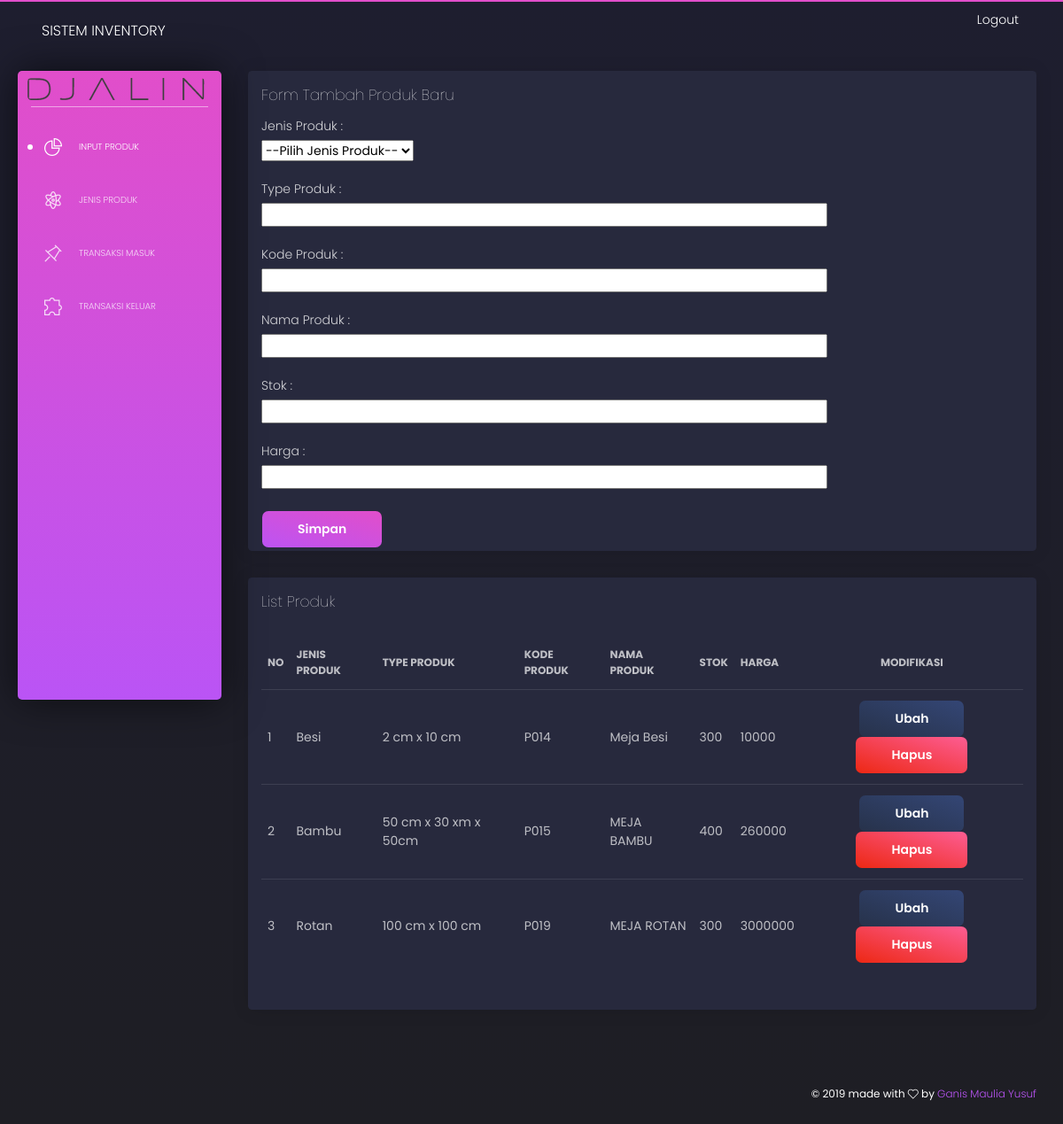
The app's page /index.php/produk with its own data.
### tables this page shows
CREATE TABLE IF NOT EXISTS `produk` (
  `kode_produk` varchar(50) NOT NULL,
  `kode_jenis` varchar(50) NOT NULL,
  `nama_produk` varchar(100) NOT NULL,
  `stok` int(100) NOT NULL,
  `harga` int(100) NOT NULL,
  `type_produk` varchar(100) NOT NULL,
  PRIMARY KEY (`kode_produk`)
);

CREATE TABLE IF NOT EXISTS `jenis` (
  `kode_jenis` varchar(50) NOT NULL,
  `nama_jenis` varchar(100) NOT NULL,
  PRIMARY KEY (`kode_jenis`)
);

### application/controllers/Produk.php (called while the page is built, shortened)
<?php
class Produk extends CI_Controller {
	function __construct()
			{
				$this->load->model('Login_m');
				$this->load->model('Produk_m');
				$this->load->helper('url');
			}
	public function index()
	{
		$data['produk']=$this->Produk_m->ambilData();
		$this->load->view('input_produk_v',$data);
	}
}

### index.php (called while the page is built, shortened)
<?php
require_once BASEPATH.'core/CodeIgniter.php';

### application/models/Produk_m.php (called while the page is built, shortened)
<?php
	class Produk_m extends CI_Model
	{
		public function ambilData(){
			$sql = "select * from produk as p inner join jenis as j on j.kode_jenis = p.kode_jenis";
			return $this->db->query($sql);
		}
	}
?>

### application/views/input_produk_v.php (the view, shortened to what this page needs)
<!DOCTYPE html>
<html lang="en">
<head>
  <link href="https://use.fontawesome.com/releases/v5.0.6/css/all.css" rel="stylesheet">
  <link href="<?php echo base_url();?>/assets/css/nucleo-icons.css" rel="stylesheet" />
  <link href="<?php echo base_url();?>/assets/css/black-dashboard.css?v=1.0.0" rel="stylesheet" />
  <link href="<?php echo base_url();?>/assets/demo/demo.css" rel="stylesheet" />
</head>
<body class="">
  <div class="wrapper">
    <div class="sidebar">
      <div class="sidebar-wrapper">
        <div class="logo">
          <img src="<?php echo base_url();?>/assets/img/djalin-logo.png" alt="Profile Photo">
        </div>
        <ul class="nav">
          <li class="active">
            <a href="<?php echo site_url(); ?>/Produk">
              <i class="tim-icons icon-chart-pie-36"></i>
              <p>Input Produk</p>
            </a>
          </li>
          <li>
            <a href="<?php echo site_url(); ?>/Login">
              <i class="tim-icons icon-atom"></i>
              <p>Jenis Produk</p>
            </a>
          </li>
          <li>
            <a href="<?php echo site_url(); ?>/Transaksi_masuk">
              <i class="tim-icons icon-pin"></i>
              <p>Transaksi Masuk</p>
            </a>
          </li>
          <li>
              <a href="<?php echo site_url(); ?>/Transaksi_keluar">
              <i class="tim-icons icon-puzzle-10"></i>
              <p>Transaksi Keluar</p>
            </a>
          </li>
        </ul>
      </div>
    </div>
    <div class="main-panel">
      <nav class="navbar navbar-expand-lg navbar-absolute navbar-transparent">
        <div class="container-fluid">
          <div class="navbar-wrapper">
            <a class="navbar-brand" href="<?php echo base_url();?>"javascript:void(0)">Sistem Inventory</a>
          </div>
          <div class="collapse navbar-collapse" id="navigation">
            <ul class="navbar-nav ml-auto">
              <li class="search-bar input-group">
               <a href="<?php echo site_url('Login_user/logout');?>">Logout</a>
              </li>
            </ul>
          </div>
        </div>
      </nav>
      <div class="content">
        <div class="row">
          <div class="col-md-12">
            <div class="card">
              <div class="card-header">
                <h4 class="card-title">Form Tambah Produk Baru</h4>
                  <p>Jenis Produk   :</p>
                  <form action="<?php echo site_url(); ?>/Produk/tambah_produk" method=post>
                    <select name="kode_jenis" id="kode_jenis" required >
                      <option value="">--Pilih Jenis Produk--</option>
                    </select>
                    <br /><br />
                    <p>Type Produk   :</p>
                    <input type="text" name="type_produk" size="50" required><br /><br />
                    <p>Kode Produk   :</p>
                    <input type="text" name="kode_produk" size="50" required><br /><br />
                    <p>Nama Produk   :</p>
                    <input type="text" name="nama_produk" size="50" required><br /><br />
                    <p>Stok          :</p>
                    <input type="text" name="stok" size="50" required><br /><br />
                    <p>Harga         :</p>
                    <input type="text" name="harga" size="50" required><br /><br />
                    <input type="submit" value="Simpan" button type="button" class="btn btn-primary">
                </form>
              </div>
            </div>
          </div>
          <div class="col-md-12">
            <div class="card ">
              <div class="card-header">
                <h4 class="card-title">List Produk</h4>
              </div>
              <div class="card-body">
                <div class="table-responsive">
                  <table class="table tablesorter " id="">
                    <thead class=" text-primary">
                      <tr>
                        <th>
                          No
                        </th>
                        <th>
                          Jenis Produk
                        </th>
                        <th>
                          Type Produk
                        </th>
                        <th>
                          Kode Produk
                        </th>
                        <th>
                          Nama Produk
                        </th>
                        <th>
                          Stok
                        </th>
                        <th>
                          Harga
                        </th>
                        <th class="text-center">
                          Modifikasi
                        </th>
                      </tr>
                    </thead>
                    <tbody>
                      <?php
                          $no=1;
                            foreach ($produk->result() as $i) {
                          ?>
                          <td><?php echo $no++ ?></td>
                          <td><?php echo $i->nama_jenis ?></td>
                          <td><?php echo $i->type_produk?></td>
                          <td><?php echo $i->kode_produk?></td>
                          <td><?php echo $i->nama_produk?></td>
                          <td><?php echo $i->stok?></td>
                          <td><?php echo $i->harga?></td>
                          <td class="text-center"><a href="<?php echo site_url(); ?>/Produk/ubah_produk/<?php echo $i->kode_produk;?>" button type="button" class="btn btn-default">Ubah</a>
                          <a href="<?php echo site_url(); ?>/Produk/hapus_produk/<?php echo $i->kode_produk;?>" button type="button" class="btn btn-danger">Hapus</a></td>
                        <?php
                          }
                          ?>
                    </tbody>
                  </table>
                </div>
              </div>
            </div>
          </div>
        </div>
      </div>
      <footer class="footer">
        <div class="container-fluid">
          <div class="copyright">
            ©
             made with <i class="tim-icons icon-heart-2"></i> by
            <a href="<?php echo base_url();?>javascript:void(0)" target="_blank">Ganis Maulia Yusuf</a>
          </div>
        </div>
      </footer>
    </div>
  </div>
</body>
</html>

### records on screen
produk: kode_jenis.nama_jenis "Besi", type_produk "2 cm x 10 cm", kode_produk "P014", nama_produk "Meja Besi", stok "300", harga "10000"
produk: kode_jenis.nama_jenis "Bambu", type_produk "50 cm x 30 xm x 50cm", kode_produk "P015", nama_produk "MEJA BAMBU", stok "400", harga "260000"
produk: kode_jenis.nama_jenis "Rotan", type_produk "100 cm x 100 cm", kode_produk "P019", nama_produk "MEJA ROTAN", stok "300", harga "3000000"
